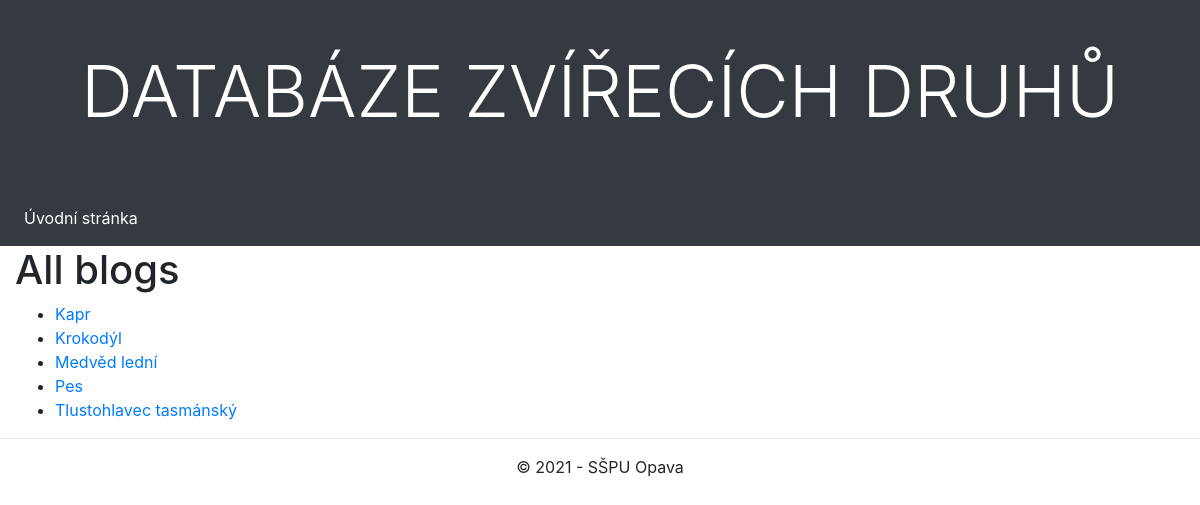
The page /blog/animals/ on the database its author committed.
### blog/models.py (models this page shows, shortened)
class Animal(models.Model):
    name = models.CharField(max_length=50, unique=True, verbose_name="Name of animal")
    poster = models.ImageField(upload_to=poster_path, blank=True, null=True, verbose_name="Poster")
    latin = models.CharField(max_length=50, unique=True, verbose_name="Latin name for animal")
    description = models.CharField(max_length=5000, verbose_name="Description of animal")
    class Meta:
        ordering = ["name"]

### blog/views.py (the view)
# urls.py: path('animals/', views.AnimalListView.as_view(), name='animal-list'),
class AnimalListView(generic.ListView):
    model = Animal
    paginate_by = 5
    context_object_name = 'animals'

### blog/templates/blog/animal_list.html
{% extends "base_generic.html" %}
{% block content %}
    <h1>All blogs</h1>
    {% if animals %}
    <ul>
      {% for animal in animals %}
      <li>
        <a href="{% url 'animal-detail' animal.pk %}">{{ animal.name }}</a>
      </li>
      {% endfor %}
    </ul>
    {% else %}
      <p>Žádná roztomilost :(. Přidej sem nějaké kamarády</p>
    {% endif %}
{% endblock %}

### rows shown on the page
Animal: name "Kapr"
Animal: name "Krokodýl"
Animal: name "Medvěd lední"
Animal: name "Pes"
Animal: name "Tlustohlavec tasmánský"
